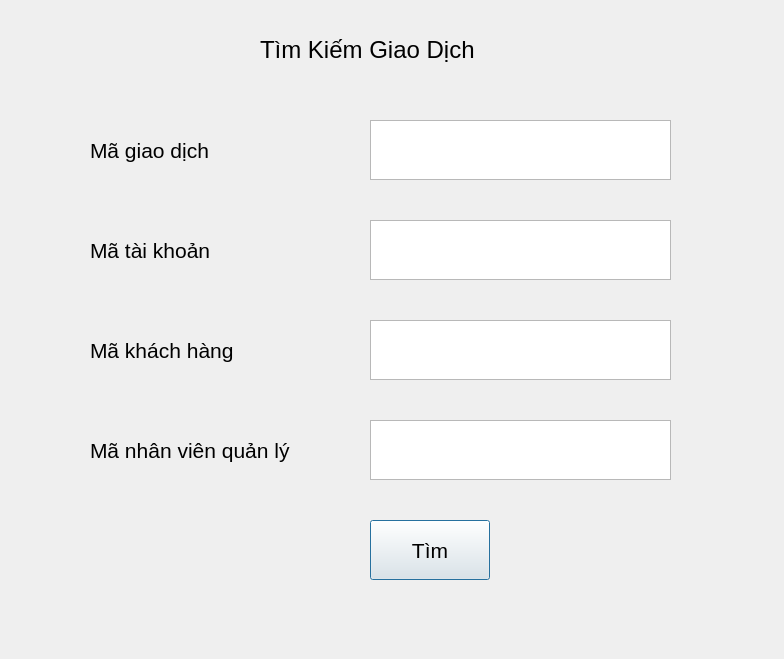
<?xml version="1.0" encoding="UTF-8"?>
<ui version="4.0">
 <class>Dialog</class>
 <widget class="QDialog" name="Dialog">
  <property name="geometry">
   <rect>
    <x>0</x>
    <y>0</y>
    <width>784</width>
    <height>659</height>
   </rect>
  </property>
  <property name="font">
   <font>
    <family>MS Shell Dlg 2</family>
    <pointsize>16</pointsize>
   </font>
  </property>
  <property name="windowTitle">
   <string>Dialog</string>
  </property>
  <widget class="QLabel" name="label">
   <property name="geometry">
    <rect>
     <x>90</x>
     <y>130</y>
     <width>200</width>
     <height>40</height>
    </rect>
   </property>
   <property name="font">
    <font>
     <pointsize>16</pointsize>
    </font>
   </property>
   <property name="text">
    <string>Mã giao dịch</string>
   </property>
  </widget>
  <widget class="QTextEdit" name="textEdit">
   <property name="geometry">
    <rect>
     <x>370</x>
     <y>120</y>
     <width>301</width>
     <height>60</height>
    </rect>
   </property>
  </widget>
  <widget class="QLabel" name="label_2">
   <property name="geometry">
    <rect>
     <x>90</x>
     <y>330</y>
     <width>200</width>
     <height>40</height>
    </rect>
   </property>
   <property name="font">
    <font>
     <pointsize>16</pointsize>
    </font>
   </property>
   <property name="text">
    <string>Mã khách hàng</string>
   </property>
  </widget>
  <widget class="QTextEdit" name="textEdit_2">
   <property name="geometry">
    <rect>
     <x>370</x>
     <y>320</y>
     <width>301</width>
     <height>60</height>
    </rect>
   </property>
  </widget>
  <widget class="QLabel" name="label_3">
   <property name="geometry">
    <rect>
     <x>90</x>
     <y>430</y>
     <width>261</width>
     <height>40</height>
    </rect>
   </property>
   <property name="font">
    <font>
     <pointsize>16</pointsize>
    </font>
   </property>
   <property name="text">
    <string>Mã nhân viên quản lý</string>
   </property>
  </widget>
  <widget class="QTextEdit" name="textEdit_3">
   <property name="geometry">
    <rect>
     <x>370</x>
     <y>420</y>
     <width>301</width>
     <height>60</height>
    </rect>
   </property>
  </widget>
  <widget class="QPushButton" name="pushButton">
   <property name="geometry">
    <rect>
     <x>370</x>
     <y>520</y>
     <width>120</width>
     <height>60</height>
    </rect>
   </property>
   <property name="text">
    <string>Tìm</string>
   </property>
  </widget>
  <widget class="QLabel" name="label_5">
   <property name="geometry">
    <rect>
     <x>260</x>
     <y>30</y>
     <width>281</width>
     <height>40</height>
    </rect>
   </property>
   <property name="font">
    <font>
     <pointsize>18</pointsize>
    </font>
   </property>
   <property name="text">
    <string>Tìm Kiếm Giao Dịch</string>
   </property>
  </widget>
  <widget class="QTextEdit" name="textEdit_4">
   <property name="geometry">
    <rect>
     <x>370</x>
     <y>220</y>
     <width>301</width>
     <height>60</height>
    </rect>
   </property>
  </widget>
  <widget class="QLabel" name="label_4">
   <property name="geometry">
    <rect>
     <x>90</x>
     <y>230</y>
     <width>200</width>
     <height>40</height>
    </rect>
   </property>
   <property name="font">
    <font>
     <pointsize>16</pointsize>
    </font>
   </property>
   <property name="text">
    <string>Mã tài khoản</string>
   </property>
  </widget>
 </widget>
 <resources/>
 <connections/>
</ui>
